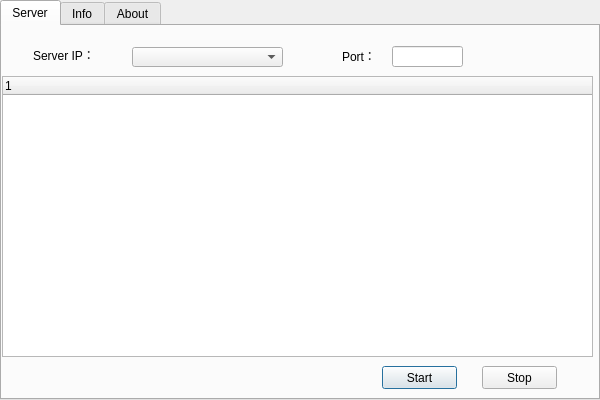
<?xml version="1.0" encoding="UTF-8"?>
<ui version="4.0">
 <class>Dialog</class>
 <widget class="QDialog" name="Dialog">
  <property name="geometry">
   <rect>
    <x>0</x>
    <y>0</y>
    <width>600</width>
    <height>400</height>
   </rect>
  </property>
  <property name="windowTitle">
   <string>Server</string>
  </property>
  <widget class="QTabWidget" name="tabWidget">
   <property name="geometry">
    <rect>
     <x>0</x>
     <y>0</y>
     <width>600</width>
     <height>400</height>
    </rect>
   </property>
   <property name="currentIndex">
    <number>0</number>
   </property>
   <widget class="QWidget" name="miantab">
    <attribute name="title">
     <string>Server</string>
    </attribute>
    <widget class="QTreeWidget" name="treeWidget">
     <property name="geometry">
      <rect>
       <x>0</x>
       <y>50</y>
       <width>591</width>
       <height>281</height>
      </rect>
     </property>
     <column>
      <property name="text">
       <string notr="true">1</string>
      </property>
     </column>
    </widget>
    <widget class="QLabel" name="iplabel">
     <property name="geometry">
      <rect>
       <x>31</x>
       <y>21</y>
       <width>66</width>
       <height>16</height>
      </rect>
     </property>
     <property name="text">
      <string>Server IP：</string>
     </property>
    </widget>
    <widget class="QLineEdit" name="portlineEdit">
     <property name="geometry">
      <rect>
       <x>390</x>
       <y>20</y>
       <width>71</width>
       <height>21</height>
      </rect>
     </property>
    </widget>
    <widget class="QLabel" name="label">
     <property name="geometry">
      <rect>
       <x>340</x>
       <y>20</y>
       <width>36</width>
       <height>20</height>
      </rect>
     </property>
     <property name="text">
      <string>Port：</string>
     </property>
    </widget>
    <widget class="QComboBox" name="comboBox">
     <property name="geometry">
      <rect>
       <x>130</x>
       <y>21</y>
       <width>151</width>
       <height>20</height>
      </rect>
     </property>
    </widget>
    <widget class="QLabel" name="statuslabel">
     <property name="geometry">
      <rect>
       <x>20</x>
       <y>345</y>
       <width>351</width>
       <height>21</height>
      </rect>
     </property>
     <property name="text">
      <string/>
     </property>
    </widget>
    <widget class="QPushButton" name="startpushButton">
     <property name="geometry">
      <rect>
       <x>380</x>
       <y>340</y>
       <width>75</width>
       <height>23</height>
      </rect>
     </property>
     <property name="text">
      <string>Start</string>
     </property>
    </widget>
    <widget class="QPushButton" name="stoppushButton">
     <property name="geometry">
      <rect>
       <x>480</x>
       <y>340</y>
       <width>75</width>
       <height>23</height>
      </rect>
     </property>
     <property name="text">
      <string>Stop</string>
     </property>
    </widget>
   </widget>
   <widget class="QWidget" name="infotab">
    <attribute name="title">
     <string>Info</string>
    </attribute>
    <widget class="QLabel" name="timelabel">
     <property name="geometry">
      <rect>
       <x>410</x>
       <y>40</y>
       <width>141</width>
       <height>61</height>
      </rect>
     </property>
     <property name="text">
      <string>TextLabel</string>
     </property>
    </widget>
    <widget class="QGroupBox" name="groupBox">
     <property name="geometry">
      <rect>
       <x>40</x>
       <y>20</y>
       <width>311</width>
       <height>341</height>
      </rect>
     </property>
     <property name="title">
      <string>NetWork</string>
     </property>
     <widget class="QTextBrowser" name="textBrowser">
      <property name="geometry">
       <rect>
        <x>20</x>
        <y>21</y>
        <width>271</width>
        <height>311</height>
       </rect>
      </property>
     </widget>
    </widget>
   </widget>
   <widget class="QWidget" name="abouttab">
    <attribute name="title">
     <string>About</string>
    </attribute>
   </widget>
  </widget>
 </widget>
 <layoutdefault spacing="6" margin="11"/>
 <resources/>
 <connections/>
</ui>
